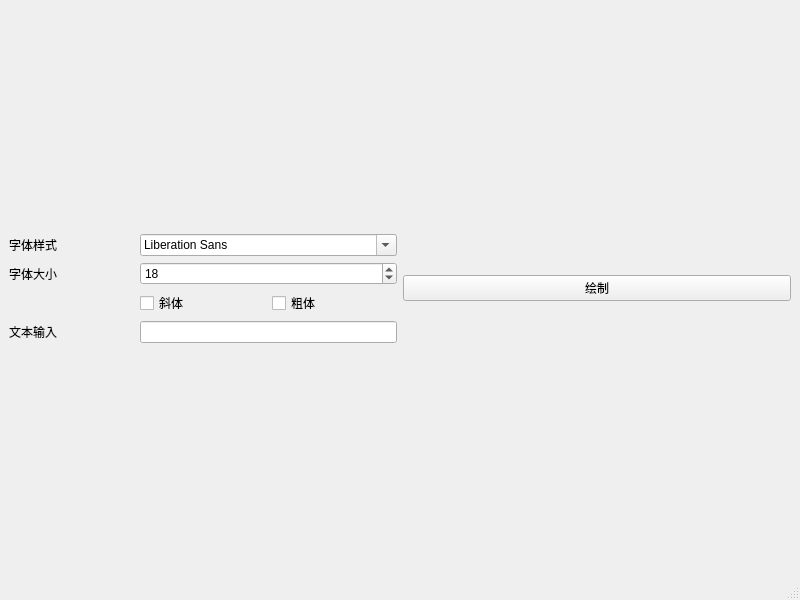
<?xml version="1.0" encoding="UTF-8"?>
<ui version="4.0">
 <class>MainWindow</class>
 <widget class="QMainWindow" name="MainWindow">
  <property name="geometry">
   <rect>
    <x>0</x>
    <y>0</y>
    <width>800</width>
    <height>600</height>
   </rect>
  </property>
  <property name="windowTitle">
   <string>MainWindow</string>
  </property>
  <widget class="QWidget" name="centralwidget">
   <layout class="QGridLayout" name="gridLayout_2">
    <item row="0" column="0">
     <layout class="QGridLayout" name="gridLayout">
      <item row="1" column="0">
       <widget class="QLabel" name="label_2">
        <property name="text">
         <string>字体大小</string>
        </property>
       </widget>
      </item>
      <item row="0" column="0">
       <widget class="QLabel" name="label">
        <property name="text">
         <string>字体样式</string>
        </property>
       </widget>
      </item>
      <item row="2" column="1">
       <widget class="QCheckBox" name="checkBox">
        <property name="text">
         <string>斜体</string>
        </property>
       </widget>
      </item>
      <item row="0" column="1" colspan="2">
       <widget class="QFontComboBox" name="fontComboBox"/>
      </item>
      <item row="2" column="2">
       <widget class="QCheckBox" name="checkBox_2">
        <property name="text">
         <string>粗体</string>
        </property>
       </widget>
      </item>
      <item row="1" column="1" colspan="2">
       <widget class="QSpinBox" name="spinBox">
        <property name="value">
         <number>18</number>
        </property>
       </widget>
      </item>
      <item row="3" column="1" colspan="2">
       <widget class="QLineEdit" name="lineEdit"/>
      </item>
      <item row="3" column="0">
       <widget class="QLabel" name="label_3">
        <property name="text">
         <string>文本输入</string>
        </property>
       </widget>
      </item>
     </layout>
    </item>
    <item row="0" column="1">
     <widget class="QPushButton" name="pushButton">
      <property name="text">
       <string>绘制</string>
      </property>
     </widget>
    </item>
   </layout>
  </widget>
  <widget class="QMenuBar" name="menubar">
   <property name="geometry">
    <rect>
     <x>0</x>
     <y>0</y>
     <width>800</width>
     <height>25</height>
    </rect>
   </property>
  </widget>
  <widget class="QStatusBar" name="statusbar"/>
 </widget>
 <resources/>
 <connections/>
</ui>
